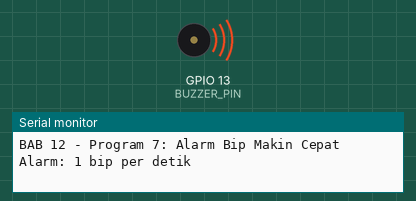
This sketch was run on a simulated ESP32. Shown: buzzer (waves = sounding), the last lines printed to the serial monitor.

Above: at 1.5 s.
At 13.5 s:
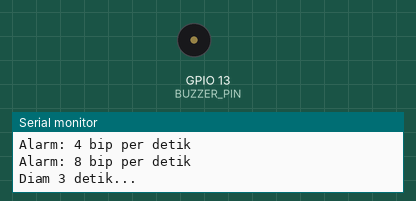
Timing chart, 0 to 19.5 s (numbered marks = the images above):
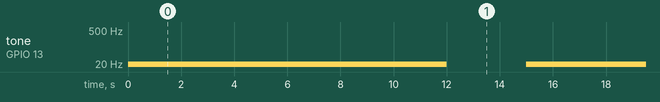

Measured:
- by itself, tone on GPIO 13 (BUZZER_PIN): repeats every 15.0 s: 2 Hz 3.0 s, 4 Hz 3.0 s, 8 Hz 3.0 s, silent 3.0 s, 1 Hz 3.0 s

The sketch:

p7_alarm_bip.ino
```cpp
/*
 * BAB 12 - Program 7: Alarm Bip Makin Cepat (buzzer aktif di kit)
 * PWM berfrekuensi rendah menyalakan dan mematikan buzzer aktif:
 * 1 Hz = 1 bip per detik, 2 Hz = 2 bip per detik, dan seterusnya.
 * Nada bipnya tetap sama karena ditentukan osilator di dalam buzzer.
 *
 * Rangkaian: BUZZ → IO13
 */

#define BUZZER_PIN 13  // buzzer aktif (pin BUZZ) → IO13

const uint8_t RESOLUSI = 10;  // 10 bit: frekuensi serendah 1 Hz bisa dibuat
const uint32_t DAFTAR_BIP_PER_DETIK[] = {1, 2, 4, 8};
const int JUMLAH_LANGKAH = sizeof(DAFTAR_BIP_PER_DETIK) / sizeof(DAFTAR_BIP_PER_DETIK[0]);

void setup() {
  Serial.begin(115200);
  Serial.println("BAB 12 - Program 7: Alarm Bip Makin Cepat");

  // Pin harus di-attach dulu sebelum memakai ledcWriteTone()
  if (!ledcAttach(BUZZER_PIN, 1, RESOLUSI)) {
    Serial.println("Gagal mengatur PWM di IO13! Periksa frekuensi dan resolusi.");
    while (true) {
      delay(1000);
    }
  }
  ledcWrite(BUZZER_PIN, 0);  // mulai dalam keadaan diam
}

void loop() {
  for (int i = 0; i < JUMLAH_LANGKAH; i++) {
    uint32_t bip = DAFTAR_BIP_PER_DETIK[i];

    // Sinyal duty cycle 50%: separuh periode berbunyi, separuh periode diam
    if (ledcWriteTone(BUZZER_PIN, bip) == 0) {
      Serial.println("Gagal mengatur frekuensi!");
      continue;
    }

    Serial.print("Alarm: ");
    Serial.print(bip);
    Serial.println(" bip per detik");

    delay(3000);  // tahan 3 detik
  }

  ledcWriteTone(BUZZER_PIN, 0);  // frekuensi 0 = diam
  Serial.println("Diam 3 detik...");
  delay(3000);
}
```
